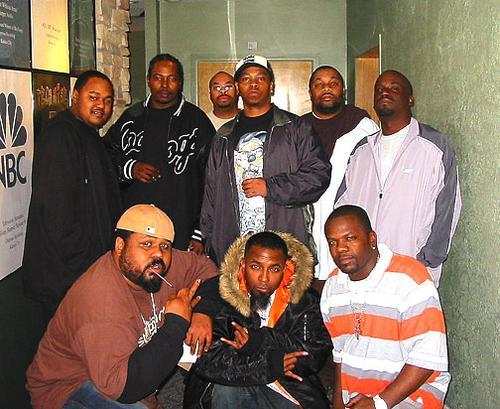
#> input picture x71/5th semester/Computer Vision/2/1. coordinate transformation/1.jpg, 500 x 409 px
$ python coordinateTransformation.py
#> lines starting #> are read from the running program, lines starting #| are printed output that depends on the picture
__author__ = 'Artem Gorokhov'

import cv2
import numpy as np


def imgChangeUsingWarpAffine(img, topLeft1, bottomRight1, topLeft2, bottomRight2):
    rows, cols, ch = img.shape

    pts1 = np.float32([[topLeft1[0], topLeft1[1]], [bottomRight1[0], bottomRight1[1]], [bottomRight1[0], topLeft1[1]]])
    pts2 = np.float32([[topLeft2[0], topLeft2[1]], [bottomRight2[0], bottomRight2[1]], [bottomRight2[0], topLeft2[1]]])

    M = cv2.getAffineTransform(pts1, pts2)
    img = cv2.warpAffine(img, M, (cols, rows))
    return img


def imgChangeUsingRemap(img, topLeft1, bottomRight1, topLeft2, bottomRight2):
    def difference(point1, point2):
        return point2[0] - point1[0], point2[1] - point1[1]

    diff1 = difference(topLeft1, bottomRight1)
    diff2 = difference(topLeft2, bottomRight2)

    map_x = np.zeros(img.shape[:2], np.float32)
    map_y = np.zeros(img.shape[:2], np.float32)

    for i in range(img.shape[0]):
        for j in range(img.shape[1]):
            map_x[i, j] = j / (diff2[1] / diff1[1])
            map_y[i, j] = i / (diff2[0] / diff1[0])

    img = cv2.remap(img, map_x, map_y, cv2.INTER_CUBIC)

    #cv2.imshow('Scaled', img)

    diff3 = difference(topLeft1, topLeft2)

    for i in range(img.shape[0]):
        for j in range(img.shape[1]):
            map_x[i, j] = j - diff3[0]
            map_y[i, j] = i - diff3[1]

    img = cv2.remap(img, map_x, map_y, cv2.INTER_CUBIC)

    return img


img = cv2.imread('1.jpg')
#> img is the input picture: shape (409, 500, 3); mean B, G, R 91.8, 106.9, 127.2


cv2.imshow('Base', img)
img = cv2.copyMakeBorder(img, 0, 500, 0, 800, cv2.BORDER_CONSTANT, value=[0, 0, 0])
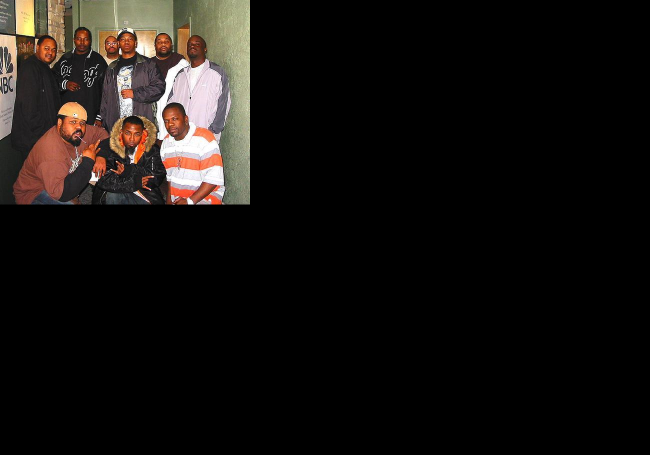
#> img: shape (909, 1300, 3) (shown at 1/2 size); mean B, G, R 15.9, 18.5, 22
img1 = imgChangeUsingWarpAffine(img, (0, 0), (10, 10), (20, 0), (40, 20))
#> in imgChangeUsingWarpAffine, `img = cv2.warpAffine(img, M, (cols, rows))`:
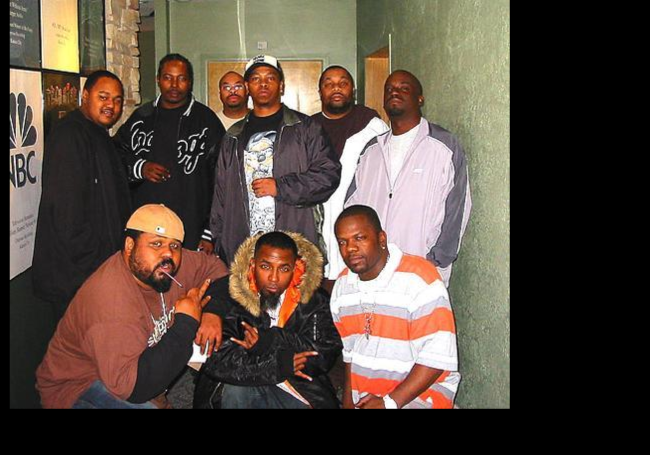
#> img: shape (909, 1300, 3) (shown at 1/2 size); mean of channels 0, 1, 2 63.6, 74.1, 88.1; drawn as B, G, R
img = imgChangeUsingRemap(img, (0, 0), (10, 10), (20, 0), (40, 20))
#> after the loop in imgChangeUsingRemap, `for i in range(img.shape[0]):`:
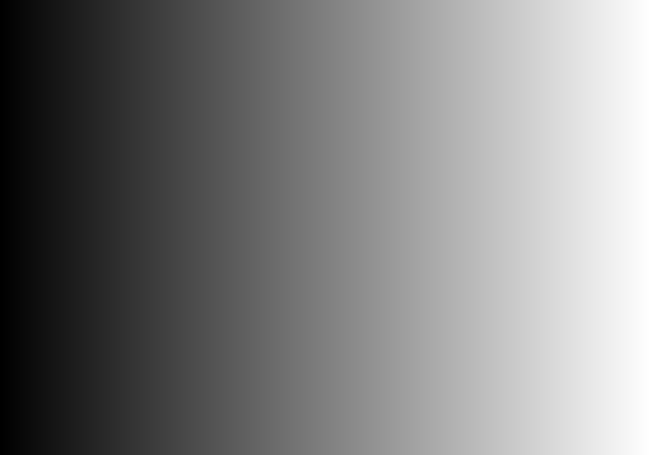
#> map_x: shape (909, 1300) float32 (shown at 1/2 size); min 0, max 649.5, mean 324.7; drawn with min black and max white
#> after the loop in imgChangeUsingRemap, `for i in range(img.shape[0]):`:
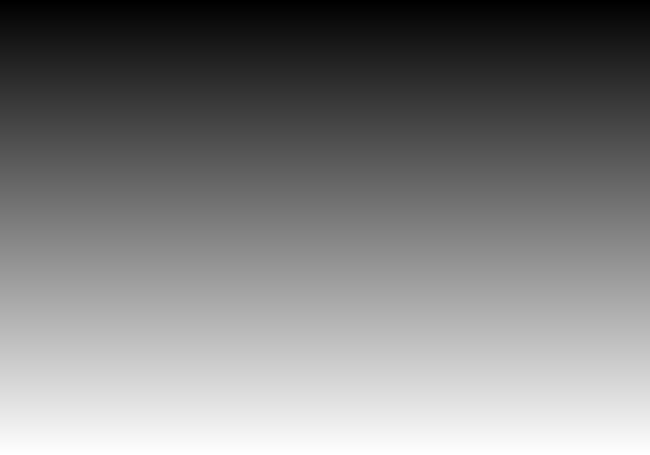
#> map_y: shape (909, 1300) float32 (shown at 1/2 size); min 0, max 454, mean 227; drawn with min black and max white
#> in imgChangeUsingRemap, `img = cv2.remap(img, map_x, map_y, cv2.INTER_CUBIC)`:
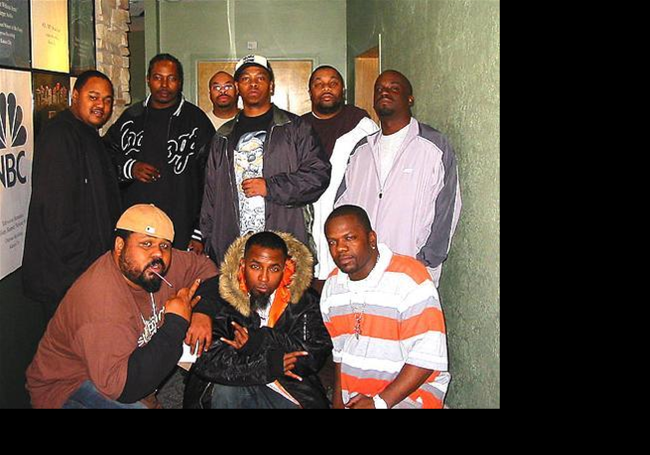
#> img: shape (909, 1300, 3) (shown at 1/2 size); mean of channels 0, 1, 2 63.5, 73.9, 88; drawn as B, G, R
cv2.imshow('Remaped', img)
cv2.imshow('WarpAffined', img1)
cv2.waitKey(0)
cv2.destroyAllWindows()
